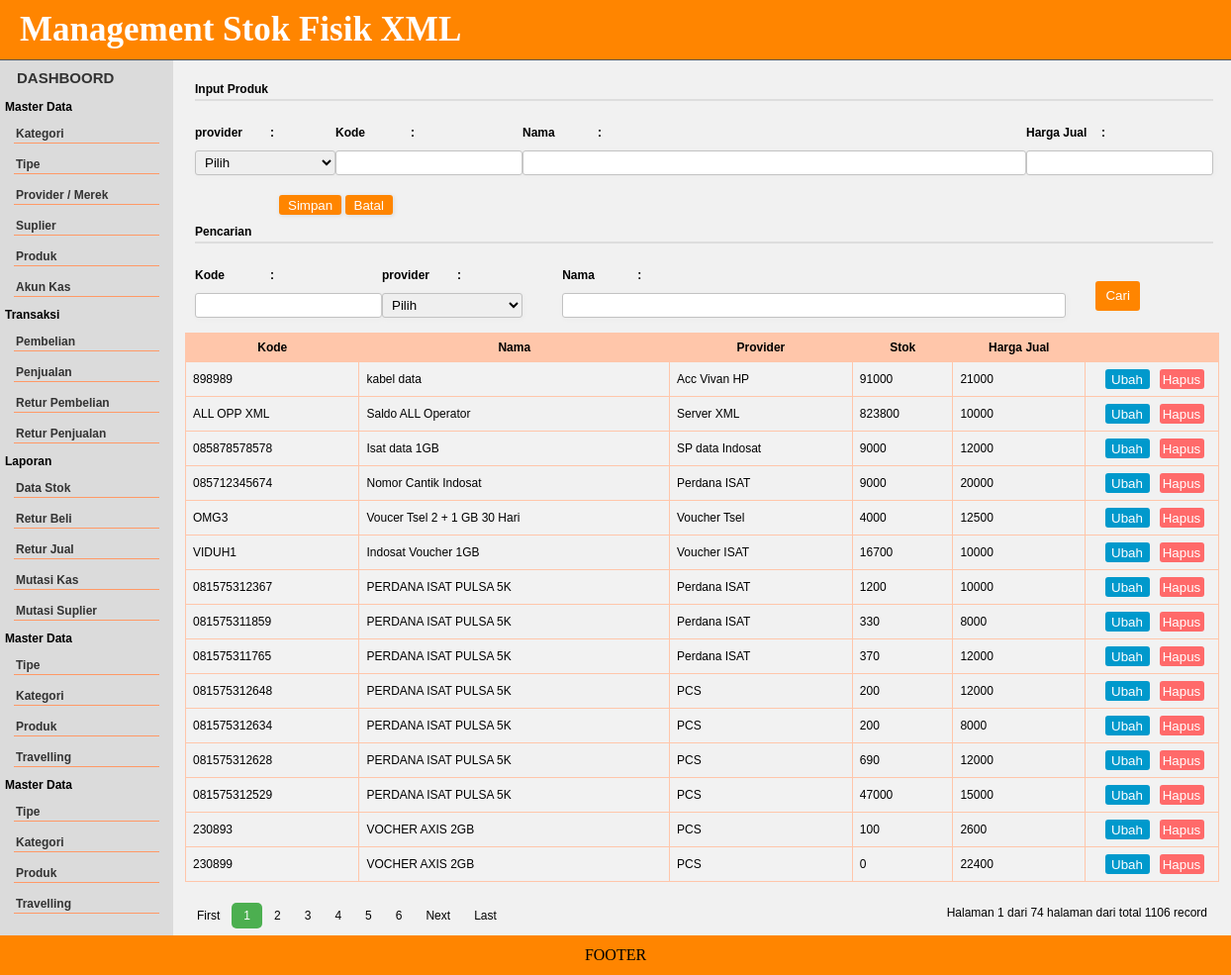
Screenshot of /?h=produk with the database file from the repository.
### tables this page shows
CREATE TABLE IF NOT EXISTS `produk` (
  `id` bigint(20) NOT NULL auto_increment,
  `produk_id` varchar(50) NOT NULL,
  `kategori` varchar(30) NOT NULL,
  `tipe` varchar(999) NOT NULL,
  `provider` varchar(30) NOT NULL,
  `nama` varchar(50) NOT NULL default '-',
  `harga_jual` varchar(20) NOT NULL default '0.0000',
  `harga_beli` varchar(20) NOT NULL default '0.0000',
  `jml_spesial` bigint(20) NOT NULL default '0',
  `harga_spesial` bigint(20) NOT NULL default '0',
  `diskon_jual` double NOT NULL default '0',
  `jml_stok` bigint(11) NOT NULL default '0',
  `nominal` varchar(4) default NULL,
  `tgl_beli` date NOT NULL default '0000-00-00',
  `tgl_jual` date NOT NULL default '0000-00-00',
  `tgl_update` timestamp NOT NULL default CURRENT_TIMESTAMP,
  `tgl_expire` date NOT NULL default '0000-00-00',
  `kode_box` varchar(3) NOT NULL default '-',
  `status` enum('Ready','Sold') NOT NULL default 'Ready',
  `opr` varchar(20) default NULL,
  `keterangan` varchar(9999) NOT NULL,
  PRIMARY KEY  (`id`,`produk_id`),
  UNIQUE KEY `NewIndex1` (`produk_id`)
);

### produk.php (the view, shortened to what this page needs)
<?php
$btn="Simpan";
$jml = ($_GET['jml']) ? $_GET['jml'] : 15;
$pg = ($_GET['pg']) ? $_GET['pg'] : 1;
$from = $pg * $jml - $jml;
?>
<div class="form-style-2">
<div class="form-style-2-heading">Input Produk</div>
<form action="" method="post">
<table width="100%" border="0" cellspacing="0" cellpadding="0" id="tabel_input">
  <tr>
    <td width="15%" ><input type="hidden" name="id" value="<?php echo $_GET[id];?>" /><label for="field7"><span >provider <span class="required">:</span></span>
      <select name="provider" id="provider" class="select-field">
          <option value="">Pilih</option>
        </select>
       </label>
	</td>
    <td width="18%"  ><label for="field1"><span>Kode<span class="required">:</span></span>
  <input type="text" class="input-field" name="kode" value="<?php echo $set[produk_id];?>" /></label></td>
    <td width="30%" ><label for="field5"><span>Nama <span class="required">:</span></span>
        <input size="60" type="text" class="input-field" name="nama" value="<?php echo $set[nama];?>" />
    </label></td>
    <td width="15%" ><label for="field5"><span>Harga Jual<span class="required">:</span></span>
      <input type="text" class="input-field" name="harga_jual" value="<?php echo $set[harga_jual];?>" />
      </label></td>
  </tr>
  <tr>
    <td colspan="4" style="padding-top:10px;"><label><span></span>
      <input type="submit" value="<?php echo $btn;?>" name="Simpan_Produk" />
      <input type="button" value="Batal" name="Batal" onclick="window.location='?h=<?php echo $_GET[h];?>'" /> </label> </td>
    </tr>
</table>
</form>
<div class="form-style-2-heading">Pencarian</div>
<form action="" method="get">
<table width="100%" border="0" cellspacing="0" cellpadding="0" id="tabel_input">
  <tr>
    <td width="15%" >
      <label for="field1"><span>Kode<span class="required">:</span></span>
        <input type="text" class="input-field" name="kode_cari" value="<?php echo $_GET[kode_cari];?>" />
      </label></td>
    <td width="18%"  ><label for="field7"><span >provider <span class="required">:</span></span>
      <select name="provider_cari" id="provider_cari" class="select-field">
        <option value="">Pilih</option>
      </select>
    </label></td>
    <td width="30%" ><label for="field5"><span>Nama <span class="required">:</span></span>
        <input size="60" type="text" class="input-field" name="nama_cari" value="<?php echo $_GET[nama_cari];?>" />
    </label></td>
    <td width="15%"  class='options-vlgn'    >  <button type="submit"  value="Cari" name="Cari" class='button cari'>Cari</button></td>
  </tr>
</table>
</form>
</div>
<table id="tabel">
  <tr>
  <th>Kode</th>
   <th>Nama</th>
    <th>Provider</th>
    <th>Stok</th>
    <th>Harga Jual</th>
    <th>&nbsp;</th>
  </tr>
<?php
$where="";
$query = "SELECT * FROM   produk  where id>0 $where order by id desc limit  $from, $jml ";
$rs = mysql_query($query);
	while ($r = mysql_fetch_object($rs)) {
		echo "<tr valign='top'>
		<td>$r->produk_id</td>
		<td>$r->nama</td>
		<td>$r->provider</td>
		<td>$r->jml_stok</td>
		<td>$r->harga_jual</td>
		<td class='options-width'> <a href='?h=$_GET[h]&id=$r->id&act=editprod'><button class='button edit'>Ubah</button></a><a href='?h=$_GET[h]&id=$r->id&act=happrod'><button class='button hapus'>Hapus</button></a></td>
		</tr>  ";
	}
?>
</table>
   <br />
?><br />
 </div>

### css.css (style rules this page uses)
* { padding: 0; margin: 0; }
body { background: #f1f1f1; }
.hapus { width: 30px; height: 20px; background-color:#09F; border: none; color: white; border-radius: 3px; cursor: pointer; }
.cari { width: 30px; height: 30px; background: #FF1919FF; border: none; color: white; border-radius: 3px; cursor: pointer; margin-left: 30px; }
.edit { width: 30px; height: 30px; background: #0808BDFF; border: none; color: white; margin-left: 5px; border-radius: 3px; cursor: pointer; }

### tabel.css (style rules this page uses)
#tabel { font-family: arial; font-size: 12px; border-collapse: collapse; width: 100%; }
#tabel td, #tabel th { border: 1px solid #FFC6AA; padding: 7px; vertical-align:middle; }
#tabel th { font-weight: bold; border-right:#FFF; padding: 5px; }
#tabel tr:nth-child(even) { background-color: #f2f2f2; }
#tabel th { padding-top: 7px; padding-bottom: 7px; background-color:#FFC6AA; color:#000; }
#tabel td.options-width { width:120px; font-weight: bold; border-right:#FFF; padding: 7px; border-right: 1px solid #FFC6AA; text-align:center; vertical-align:middle; }
.button.edit { background-color: #0099CC; border-radius: 3px; color: white; height:20px; width:45px; }
.button.hapus { background-color:#FF6A6A; border-radius: 3px; color: white; height:20px; margin-left:10px; width:45px; }
.button.cari { background-color: #FF8500; border-radius: 3px; color: white; height:30px; width:45px; }

### form.css (style rules this page uses)
.form-style-2 { padding: 10px 6px 5px 10px; font-family: arial; font-size: 12px; }
.form-style-2-heading { font-weight: bold; border-bottom: 2px solid #ddd; margin-bottom: 20px; font-family: arial; font-size: 12px; padding-bottom: 3px; }
.form-style-2 label { display: block; margin: 0px 0px 10px 0px; vertical-align:middle; }
.form-style-2 label > span { width: 80px; font-weight: bold; font-family: arial; font-size: 12px; float: left; padding-right: 5px; height:25px; margin-top:5px; vertical-align:middle; }
.form-style-2 span.required { float:right; height:25px; vertical-align:middle; margin-left:10px; }
.form-style-2 input.input-field, .form-style-2 .tel-number-field, .form-style-2 .textarea-field, .form-style-2 .select-field { box-sizing: border-box; -webkit-box-sizing: border-box; -moz-box-sizing: border-box; border: 1px solid #C2C2C2; box-shadow: 1px 1px 4px #EBEBEB; -moz-box-shadow: 1px 1px 4px #EBEBEB; -webkit-box-shadow: 1px 1px 4px #EBEBEB; border-radius: 3px; -webkit-border-radius: 3px; -moz-border-radius: 3px; padding: 5px; outline: none; height:25px; padding-top:3px; }
.form-style-2 input[type=submit], .form-style-2 input[type=button] { border: none; padding: 2px 9px 2px 9px; background: #FF8500; height:20px; color: #fff; box-shadow: 1px 1px 4px #DADADA; -moz-box-shadow: 1px 1px 4px #DADADA; -webkit-box-shadow: 1px 1px 4px #DADADA; border-radius: 3px; -webkit-border-radius: 3px; -moz-border-radius: 3px; cursor: pointer; }

### rows the page displays
produk: produk "898989", nama "kabel data", provider "Acc Vivan HP", jml_stok "91000", harga_jual "21000"
produk: produk "ALL OPP XML", nama "Saldo ALL Operator", provider "Server XML", jml_stok "823800", harga_jual "10000"
produk: produk "085878578578", nama "Isat data 1GB", provider "SP data Indosat", jml_stok "9000", harga_jual "12000"
produk: produk "085712345674", nama "Nomor Cantik Indosat", provider "Perdana ISAT", jml_stok "9000", harga_jual "20000"
produk: produk "OMG3", nama "Voucer Tsel 2 + 1 GB 30 Hari", provider "Voucher Tsel", jml_stok "4000", harga_jual "12500"
produk: produk "VIDUH1", nama "Indosat Voucher 1GB", provider "Voucher ISAT", jml_stok "16700", harga_jual "10000"
produk: produk "081575312367", nama "PERDANA ISAT PULSA 5K", provider "Perdana ISAT", jml_stok "1200", harga_jual "10000"
produk: produk "081575311859", nama "PERDANA ISAT PULSA 5K", provider "Perdana ISAT", jml_stok "330", harga_jual "8000"
produk: produk "081575311765", nama "PERDANA ISAT PULSA 5K", provider "Perdana ISAT", jml_stok "370", harga_jual "12000"
produk: produk "081575312648", nama "PERDANA ISAT PULSA 5K", provider "PCS", jml_stok "200", harga_jual "12000"
produk: produk "081575312634", nama "PERDANA ISAT PULSA 5K", provider "PCS", jml_stok "200", harga_jual "8000"
produk: produk "081575312628", nama "PERDANA ISAT PULSA 5K", provider "PCS", jml_stok "690", harga_jual "12000"
produk: produk "081575312529", nama "PERDANA ISAT PULSA 5K", provider "PCS", jml_stok "47000", harga_jual "15000"
produk: produk "230893", nama "VOCHER AXIS 2GB", provider "PCS", jml_stok "100", harga_jual "2600"
produk: produk "230899", nama "VOCHER AXIS 2GB", provider "PCS", jml_stok "0", harga_jual "22400"

### other values shown
$pg "1"
$pgCount "74"
$rCount "1106"
